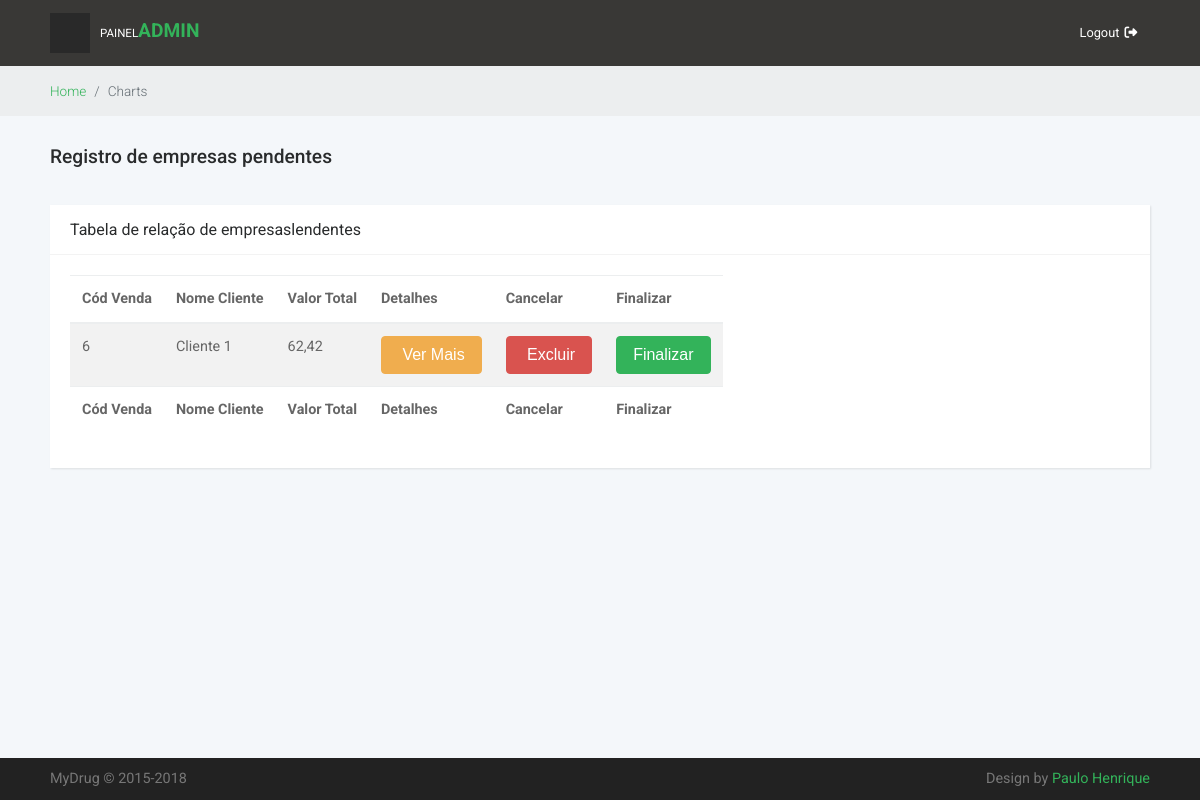
Page /HomeCare/compraPendente.php (signed in) on the committed database.
### tables this page shows
CREATE TABLE IF NOT EXISTS `venda` (
  `id_venda` int(11) NOT NULL AUTO_INCREMENT,
  `id_cliente` int(11) DEFAULT '0',
  `data_venda` datetime DEFAULT NULL,
  `subtotal` varchar(255) NOT NULL,
  `imposto` varchar(5) NOT NULL,
  `total` varchar(6) NOT NULL,
  `finalizado` enum('S','N') NOT NULL DEFAULT 'N',
  `cancelado` enum('S','N') DEFAULT 'N',
  PRIMARY KEY (`id_venda`),
  KEY `fk_venda_idcliente` (`id_cliente`)
);

CREATE TABLE `clientes` (
  `id_cliente` int(11) NOT NULL,
  `nome` varchar(100) NOT NULL,
  `telefone` varchar(30) NOT NULL,
  `cep` varchar(30) NOT NULL,
  `endereco` varchar(255) NOT NULL,
  `num` varchar(50) NOT NULL,
  `uf` varchar(3) NOT NULL,
  `bairro` varchar(100) NOT NULL,
  `cidade` varchar(100) NOT NULL,
  `login` varchar(30) NOT NULL,
  `senha` varchar(32) NOT NULL,
  `email` varchar(100) NOT NULL,
  `data_cadastro` datetime DEFAULT NULL,
  `nivel` enum('Cliente','Outro') NOT NULL DEFAULT 'Cliente'
);

### HomeCare/compraPendente.php (the view, shortened to what this page needs)
<?php include("inicio.php"); include ("conexao.php");?>
      <div class="breadcrumb-holder">
        <div class="container-fluid">
          <ul class="breadcrumb">
            <li class="breadcrumb-item"><a href="index.php">Home</a></li>
            <li class="breadcrumb-item active">Charts</li>
          </ul>
        </div>
      </div>
      <section class="charts">
        <div class="container-fluid">
          <header>
            <h1 class="h3">Registro de empresas pendentes</h1>
          </header>
          <div class="row">
            <div class="col-lg-12">
              <div class="card">
                <div class="card-header d-flex align-items-center">
                  <h2 class="h5 display">Tabela de relação de empresaslendentes</h2>
                </div>
                <div class="card-block">
                  <table class="table table-responsive table-striped table-hover" id="example" class="display" cellspacing="0" width="100%">
                    <thead>
                     <tr>
                        <th>Cód Venda</th>
                        <th>Nome Cliente</th>
                        <th>Valor Total</th>
                        <th>Detalhes</th>
                        <th>Cancelar</th>
                        <th>Finalizar</th>
                      </tr>
                    </thead>
                      <tfoot>
						<tr>
							<th>Cód Venda</th>
							<th>Nome Cliente</th>
							<th>Valor Total</th>
							<th>Detalhes</th>
							<th>Cancelar</th>
							<th>Finalizar</th>
						</tr>
                      </tfoot>
				<tbody>
					<?php
						$sql = "SELECT v.*,c.nome, date_format(v.data_venda,'%d/%m/%Y') FROM venda v,clientes c WHERE c.id_cliente=v.id_cliente and v.finalizado ='N' and v.cancelado = 'N' order by v.id_venda DESC";
						$resultado = $conexao->query($sql);
						while($linha = $resultado->fetch_object())
						{
							echo "<tr>
									<td>$linha->id_venda</td>
									<td>$linha->nome</td>
									<td>$linha->total</td>
									<td><button type=\"button\"  id_venda=\"$linha->id_venda\" nome=\"$linha->nome\" class=\"btn btn-warning btn_vermais\" id=\"$linha->id_venda\"><span class=\"glyphicon glyphicon-remove\"></span> Ver Mais</button></td>
									<td><button type=\"button\"  class=\"btn btn-danger btn_excluir\" id=\"$linha->id_venda\"><span class=\"glyphicon glyphicon-remove\"></span> Excluir</button></td>
									<td><a href=\"finalizaCompra.php?id=$linha->id_venda\"><button type='button' class='btn btn-primary'>Finalizar</button></a></td>
								  </tr>";
						}
					?>
                      </tbody>
                  </table>
                </div>
              </div>
            </div>
          </div>
        </div>
      </section>
	<?php include("fim.php"); ?>

### HomeCare/css/style.default.css (style rules this page uses)
a { display: inline-block; text-decoration: none; color: #fff; transition: all 0.3s; }
ul { padding: 0; margin: 0; }
body { overflow-x: hidden; }
table { font-size: 0.9em; color: #666; }
h2 { color: #555; font-weight: 400; }
.breadcrumb-holder { background: #eceeef; }
.breadcrumb-holder .breadcrumb { padding: 15px 0; font-size: 0.85em; font-weight: 300; color: #999; margin-bottom: 0; }
.card { height: 100%; border: none; background: #fff; box-shadow: 1px 1px 2px rgba(0, 0, 0, 0.1); border-radius: 0; }
.card-header { height: 50px; background-color: #fff; border-bottom-color: #f3f3f3; border-top: none; }
.card-header h2, .card-header h3 { margin-bottom: 0; }
.display { font-weight: 400 !important; }
button { cursor: pointer; }
@media (min-width: 992px) { .container-fluid { padding: 0 50px; } }
section.charts div[class*="col-"] { margin-bottom: 30px; }
section.charts header { padding: 30px 0; }
@media (min-width: 992px) { section.charts h2 { font-size: 1rem; } }
.btn { font-weight: normal; line-height: 1.25; border: 1px solid transparent; padding: 0.5rem 1rem; font-size: 1rem; border-radius: 0.25rem; transition: all 0.2s ease-in-out; }
.btn-primary { color: #fff; background-color: #33b35a; border-color: #33b35a; }
.btn-warning { color: #fff; background-color: #f0ad4e; border-color: #f0ad4e; }
.btn-danger { color: #fff; background-color: #d9534f; border-color: #d9534f; }
body { font-family: "Roboto", sans-serif; font-size: 1rem; font-weight: normal; line-height: 1.5; color: #292b2c; background-color: #fff; }
a { color: #33b35a; text-decoration: none; }
h1, h2, h3, h4, h5, h6, .h1, .h2, .h3, .h4, .h5, .h6 { margin-bottom: 0.5rem; font-family: "Roboto", sans-serif; font-weight: 500; line-height: 1.1; color: inherit; }
h1, .h1 { font-size: 1.5rem; }
h2, .h2 { font-size: 1.3rem; }
h3, .h3 { font-size: 1.2rem; }
h5, .h5 { font-size: 0.9rem; }

### rows in the picture
venda: id_venda "6", id_cliente.nome "Cliente 1", total "62,42"
